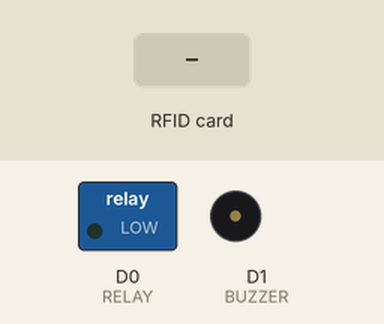
A sketch run on a simulated ESP8266 (NodeMCU). Parts: switched loads named in the sketch (green lamp = pin HIGH), buzzer (waves = sounding). The inputs (shaded band) are chosen by the test bench. WiFi joins after 1.5 s; servers stay silent unless stated; uploads are accepted with an empty reply; what the sketch prints to the serial monitor is not drawn.

Above: at 2.8 s.
2.9 s: RFID card 4A D1 E2 34 held to the reader
At 4.8 s:
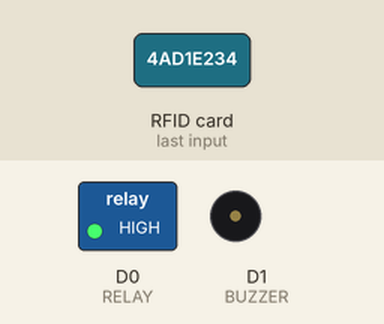
5.9 s: RFID card D9 5B CA D0 held to the reader
At 8.18 s:
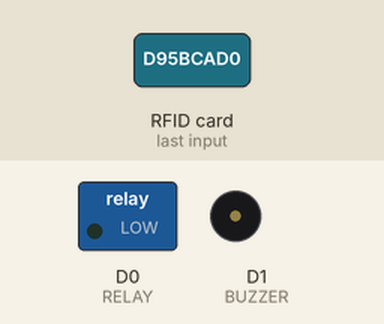
Timing chart, 0 to 12.3 s (numbered marks = the images above; inputs shaded):
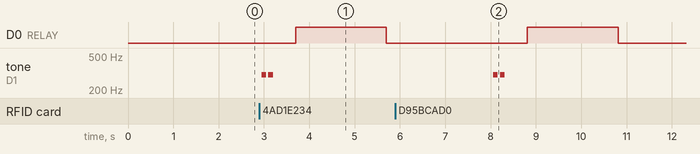

The sketch:

RFID_locksys_ver3.ino
```cpp
#include <SPI.h>
#include <MFRC522.h>
#include <Arduino.h>
#include <ESP8266WiFi.h>
#include <ESP8266HTTPClient.h>
#include <WiFiClient.h>
#include <WiFiClientSecureBearSSL.h>
//-----------------------------------------
#define RST_PIN  D3
#define SS_PIN   D4
#define BUZZER   D1
#define RELAY D0
#define ACCESS_DELAY 2000
//-----------------------------------------
MFRC522 mfrc522(SS_PIN, RST_PIN);
MFRC522::MIFARE_Key key;
MFRC522::StatusCode status;
//-----------------------------------------
/* Be aware of Sector Trailer Blocks */
int blockNum = 2;
/* Create another array to read data from Block */
/* Legthn of buffer should be 2 Bytes more than the size of Block (16 Bytes) */
byte bufferLen = 18;
byte readBlockData[18];
//-----------------------------------------
String card_holder_name;
const String sheet_url = "https://script.google.com/macros/s/AKfycbyFjRL9ccf5n5iMZG-_0j4sWegAFzekjkDO8WK_mu1RHYNfvl75TKfwt9sZHzMuBluU/exec?name=";
//-----------------------------------------

#define WIFI_SSID "THINK AGAIN LAB_EXT"
#define WIFI_PASSWORD "Tal@12345"
//-----------------------------------------


/****************************************************************************************************
   setup() function
 ****************************************************************************************************/
void setup()
{
  //--------------------------------------------------
  /* Initialize serial communications with the PC */
  Serial.begin(9600);
  //Serial.setDebugOutput(true);
  //--------------------------------------------------
  //WiFi Connectivity
  Serial.println();
  Serial.print("Connecting to AP");
  WiFi.begin(WIFI_SSID, WIFI_PASSWORD);
  while (WiFi.status() != WL_CONNECTED) {
    Serial.print(".");
    delay(200);
  }
  Serial.println("");
  Serial.println("WiFi connected.");
  Serial.println("IP address: ");
  Serial.println(WiFi.localIP());
  Serial.println();
  //--------------------------------------------------
  /* Set BUZZER as OUTPUT */
  pinMode(BUZZER, OUTPUT);
  pinMode(RELAY, OUTPUT);
  digitalWrite(RELAY, LOW);
  //--------------------------------------------------
  /* Initialize SPI bus */
  SPI.begin();
  //--------------------------------------------------
}


/****************************************************************************************************
   loop() function
 ****************************************************************************************************/
void loop()
{
  //--------------------------------------------------
  /* Initialize MFRC522 Module */
  mfrc522.PCD_Init();
  /* Look for new cards */
  /* Reset the loop if no new card is present on RC522 Reader */
  if ( ! mfrc522.PICC_IsNewCardPresent()) {
    return;
  }
  /* Select one of the cards */
  if ( ! mfrc522.PICC_ReadCardSerial()) {
    return;
  }
  /* Read data from the same block */
  //--------------------------------------------------
  Serial.println();
  //Serial.println(F("Reading last data from RFID..."));
  /* If you want to print the full memory dump, uncomment the next line */
  //mfrc522.PICC_DumpToSerial(&(mfrc522.uid));

  /* Print the data read from block
    Serial.println();
    Serial.print(F("Last data in RFID:"));
    Serial.print(blockNum);
    //TO show the card holder name
    Serial.print(F(" --> "));
    for (int j=0 ; j<16 ; j++)
    {
    Serial.write(readBlockData[j]);
    }
    Serial.println();*/
  //--------------------------------------------------
  String CardUID = "";
  for (byte i = 0; i < mfrc522.uid.size; i++)
  {
    Serial.print(mfrc522.uid.uidByte[i] < 0x10 ? " 0" : " ");
    Serial.print(mfrc522.uid.uidByte[i], HEX);
    CardUID.concat(String(mfrc522.uid.uidByte[i] < 0x10 ? " 0" : " "));
    CardUID.concat(String(mfrc522.uid.uidByte[i], HEX));
  }
  Serial.println();
  Serial.print("Message : ");
  CardUID.toUpperCase();
  if (CardUID.substring(1) == "4A D1 E2 34" || CardUID.substring(1) == "D9 5B CA D0") // enter your own card number after copying it from serial monitor
  {
    ReadDataFromBlock(blockNum, readBlockData);
   tone(BUZZER, 300);
  delay(100);
  noTone(BUZZER);
  delay(50);
  tone(BUZZER, 300);
  delay(100);
  noTone(BUZZER);
  delay(500);
    digitalWrite(RELAY, HIGH);// solenoid open
    delay(ACCESS_DELAY);
    digitalWrite(RELAY, LOW);
    sendDataToSheet();

  }
  else {
    Serial.println("Unauthorised access: Not Registered card");
    tone(BUZZER, 300);
  delay(300);
  noTone(BUZZER);
  }
  delay(1000);
}


/****************************************************************************************************
   ReadDataFromBlock() function
 ****************************************************************************************************/
void ReadDataFromBlock(int blockNum, byte readBlockData[])
{
  //----------------------------------------------------------------------------
  /* Prepare the ksy for authentication */
  /* All keys are set to FFFFFFFFFFFFh at chip delivery from the factory */
  for (byte i = 0; i < 6; i++) {
    key.keyByte[i] = 0xFF;
  }
  //----------------------------------------------------------------------------
  /* Authenticating the desired data block for Read access using Key A */
  status = mfrc522.PCD_Authenticate(MFRC522::PICC_CMD_MF_AUTH_KEY_A, blockNum, &key, &(mfrc522.uid));
  //----------------------------------------------------------------------------s
  if (status != MFRC522::STATUS_OK) {
    Serial.print("Authentication failed for Read: ");
    Serial.println(mfrc522.GetStatusCodeName(status));
    return;
  }
  //----------------------------------------------------------------------------
  else {
    Serial.println("Authentication success");
  }
  //----------------------------------------------------------------------------
  /* Reading data from the Block */
  status = mfrc522.MIFARE_Read(blockNum, readBlockData, &bufferLen);
  if (status != MFRC522::STATUS_OK) {
    Serial.print("Reading failed: ");
    Serial.println(mfrc522.GetStatusCodeName(status));
    return;
  }
  //----------------------------------------------------------------------------
  else {
    Serial.println("Block was read successfully");
  }
  //----------------------------------------------------------------------------
}


//Sending Data to the Google Sheet function
void sendDataToSheet() {
  if (WiFi.status() == WL_CONNECTED) {
    //-------------------------------------------------------------------------------
    std::unique_ptr<BearSSL::WiFiClientSecure>client(new BearSSL::WiFiClientSecure);
    //-------------------------------------------------------------------------------
    client->setInsecure();
    //-----------------------------------------------------------------
    card_holder_name = sheet_url + String((char*)readBlockData);
    card_holder_name.trim();
    Serial.println(card_holder_name);
    //-----------------------------------------------------------------
    HTTPClient https;
    Serial.print(F("[HTTPS] begin...\n"));
    //-----------------------------------------------------------------
    https.end();
    if (https.begin(*client, (String)card_holder_name)) {
      https.setFollowRedirects(HTTPC_STRICT_FOLLOW_REDIRECTS);
      //-----------------------------------------------------------------
      // HTTP
      Serial.print(F("[HTTPS] GET...\n"));
      // start connection and send HTTP header
      int httpCode = https.GET();
      //-----------------------------------------------------------------
      // httpCode will be negative on error
      if (httpCode > 0) {
        // HTTP header has been send and Server response header has been handled
        Serial.printf("[HTTPS] GET... code: %d\n", httpCode);
        // file found at server
      }
      //-----------------------------------------------------------------
      else
      {
        Serial.printf("[HTTPS] GET... failed, error: %s\n", https.errorToString(httpCode).c_str());
      }
      //-----------------------------------------------------------------
      https.end();
      delay(1000);
    }

    else {
      Serial.printf("[HTTPS} Unable to connect\n");
    }

  }
}
```

Measured:
- after the input at 2.9 s, D0 (RELAY): LOW → HIGH after 0.80 s, → LOW 2.0 s later; tone on D1 (BUZZER): alternates 300 Hz for 0.10 s and silent for 0.05 s, 4 changes in all, then stays silent, starting after 0.05 s
- after the input at 5.9 s, D0 (RELAY): LOW → HIGH after 2.9 s, → LOW 2.0 s later; tone on D1 (BUZZER): alternates 300 Hz for 0.10 s and silent for 0.05 s, 4 changes in all, then stays silent, starting after 2.2 s
